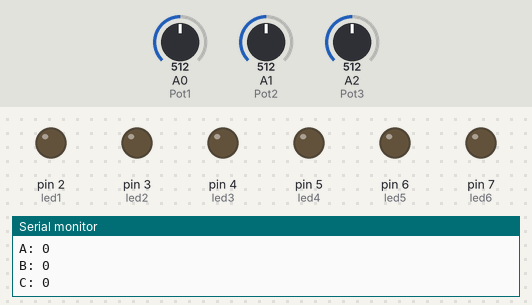
The sketch below on a simulated Arduino Uno, built with avr-gcc and run on an emulated ATmega328P. On the bench: output pins drawn as LEDs (lit = HIGH), the last lines printed to the serial monitor. The inputs (shaded band) are chosen by the test bench; at power-on: A0 (Pot1) = 512, A1 (Pot2) = 512, A2 (Pot3) = 512.

Above: at 1.8 s.
1.9 s: A0 (Pot1) set to 664
3.4 s: A0 (Pot1) set to 695
At 4.5 s:
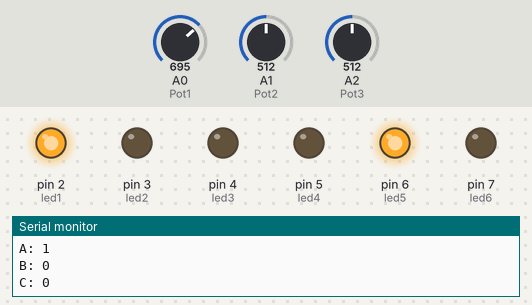
5.5 s: A1 (Pot2) set to 664
7.2 s: A1 (Pot2) set to 693
At 8.9 s:
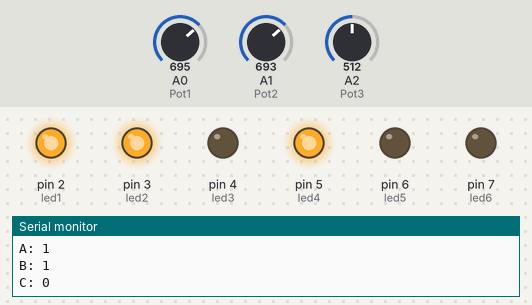
9.5 s: A2 (Pot3) set to 665
11.2 s: A2 (Pot3) set to 696
At 13.3 s:
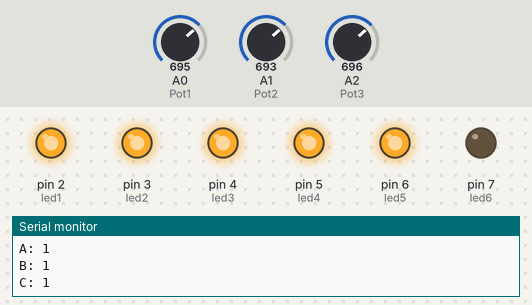
Timing chart, 0 to 14.5 s (numbered marks = the images above; inputs shaded):
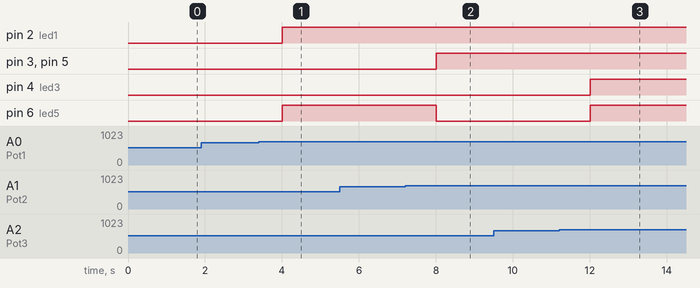

The sketch:

Programa_7_Tarea_SumadorCompleto.ino
```cpp
int led1=2, led2=3, led3=4, led4=5, led5=6, led6=7;
int Pot1=A0, Pot2=A1, Pot3=A2;

void setup() {
  pinMode(led1,OUTPUT);
  pinMode(led2,OUTPUT);
  pinMode(led3,OUTPUT);
  pinMode(led4,OUTPUT);
  pinMode(led5,OUTPUT);
  pinMode(led6,OUTPUT);
  Serial.begin(9600);
}

int A,B,C,S1,S2,S3,Suma;
void loop() {
  A=analogRead(Pot1);
  B=analogRead(Pot2);
  C=analogRead(Pot3);
  A=map(A,0,1023,1,4);
  B=map(B,0,1023,1,4);
  C=map(C,0,1023,1,4);
  Serial.println(C);

  if(A==3){
    Serial.println("A: 1");
    digitalWrite(led1,1);
    S1=1;
  }else if(A==2){
    Serial.println("A: 0");
    digitalWrite(led1,0);
    S1=0;
  }
  /////////////////////////
  if(B==3){
    Serial.println("B: 1");
    digitalWrite(led2,1);
    S2=1;
  }else if(B==2){
    Serial.println("B: 0");
    digitalWrite(led2,0);
    S2=0;
  }
  /////////////////////////
  if(C==3){
    Serial.println("C: 1");
    digitalWrite(led3,1);
    S3=1;
  }else if(C==2){
    Serial.println("C: 0");
    digitalWrite(led3,0);
    S3=0;
  }
  ////////////////////////

  Suma=S1+S2+S3;

  if(Suma==0){
    digitalWrite(led4,0);
    digitalWrite(led5,0);
  }else if(Suma==1){
    digitalWrite(led4,0);
    digitalWrite(led5,1);
  }else if(Suma==2){
    digitalWrite(led4,1);
    digitalWrite(led5,0);
  }else{
    digitalWrite(led4,1);
    digitalWrite(led5,1);
  }
  delay(1000);
}
```

Measured:
- the behaviour switches between 681 and 682 on A0 (Pot1) (found by bisection; images 0 and 1)
- the behaviour switches between 681 and 682 on A1 (Pot2) (found by bisection; images 1 and 2)
- the behaviour switches between 681 and 682 on A2 (Pot3) (found by bisection; images 2 and 3)
- after the input at 3.4 s, pin 2 (led1), pin 6 (led5): LOW → HIGH after 0.60 s
- after the input at 7.2 s, pin 3 (led2), pin 5 (led4): LOW → HIGH after 0.81 s; pin 6 (led5): HIGH → LOW after 0.81 s
- after the input at 11.2 s, pin 4 (led3), pin 6 (led5): LOW → HIGH after 0.81 s
